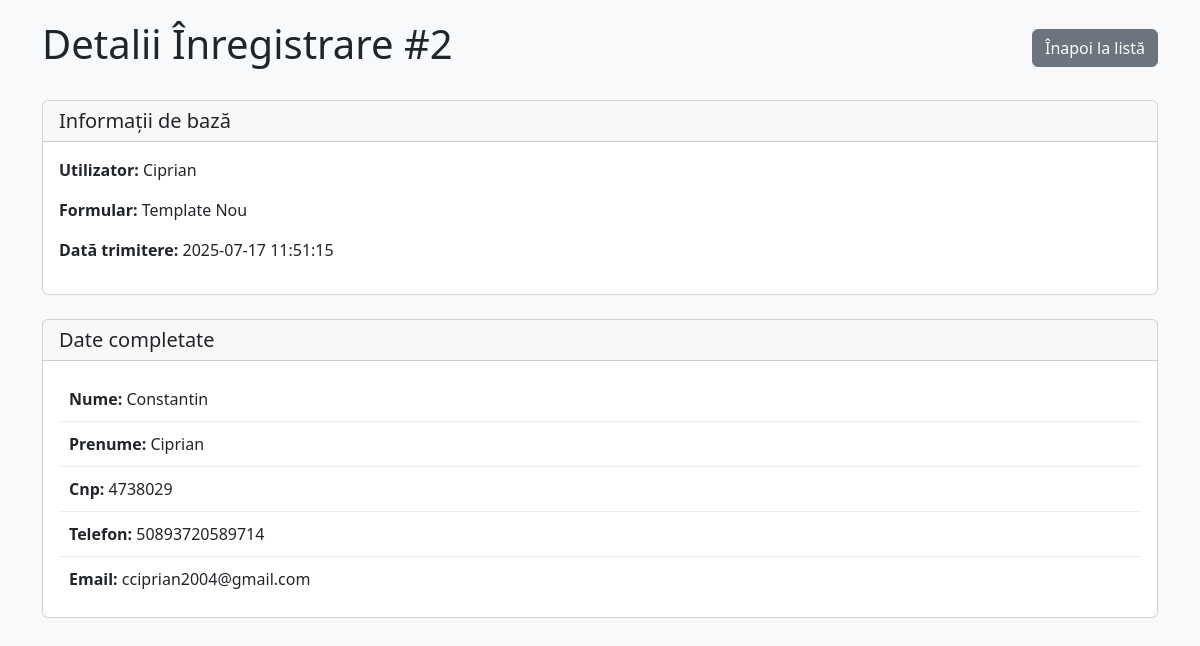
The app's page /view-submission/2 (signed in) with its own data.
### tables this page shows
CREATE TABLE form_submissions (
            id INTEGER PRIMARY KEY AUTOINCREMENT,
            username TEXT NOT NULL,
            form_name TEXT NOT NULL,
            submission_data TEXT NOT NULL,
            submission_date TEXT NOT NULL
        );

### app.py (the view)
@app.route("/view-submission/<int:submission_id>")
def view_submission(submission_id):
    if session.get('user_type') != 'admin':
        flash("Nu aveți permisiuni pentru această acțiune!", "error")
        return redirect("/")
    with get_db_connection() as conn:
        submission = conn.execute(
            "SELECT * FROM form_submissions WHERE id = ?",
            (submission_id,)
        ).fetchone()
    if not submission:
        flash("Înregistrarea nu a fost găsită!", "error")
        return redirect("/view-submissions")
    submission_data = json.loads(submission['submission_data'])
    return render_template(
        "view_submission_details.html",
        submission=submission,
        submission_data=submission_data
    )

### app.py (called while the page is built)
@contextmanager
def get_db_connection():
    conn = sqlite3.connect(DATABASE)
    conn.row_factory = sqlite3.Row
    try:
        yield conn
    finally:
        conn.close()

### templates/view_submission_details.html (shortened to what this page needs)
<!DOCTYPE html>
<html lang="ro">
<head>
    <link href="https://cdn.jsdelivr.net/npm/bootstrap@5.3.0/dist/css/bootstrap.min.css" rel="stylesheet">
</head>
<body>
    <div class="container">
        <div class="d-flex justify-content-between align-items-center mb-4">
            <h1>Detalii Înregistrare #{{ submission['id'] }}</h1>
            <div>
                <a href="/view-submissions" class="btn btn-secondary">Înapoi la listă</a>
            </div>
        </div>
        <div class="card">
            <div class="card-header">
                <h5 class="mb-0">Informații de bază</h5>
            </div>
            <div class="card-body">
                <p><strong>Utilizator:</strong> {{ submission['username'] }}</p>
                <p><strong>Formular:</strong> {{ submission['form_name'] }}</p>
                <p><strong>Dată trimitere:</strong> {{ submission['submission_date'] }}</p>
            </div>
        </div>
        <div class="card mt-4">
            <div class="card-header">
                <h5 class="mb-0">Date completate</h5>
            </div>
            <div class="card-body">
                {% for key, value in submission_data.items() %}
                <div class="data-item">
                    <strong>{{ key|replace('_', ' ')|title }}:</strong>
                    <span>{{ value if value else '-' }}</span>
                </div>
                {% endfor %}
            </div>
        </div>
    </div>
</body>
</html>

### templates/view_submission_details.html (style rules this page uses)
body { background-color: #f8f9fa; padding: 20px; }
.card { margin-top: 20px; }
.data-item { padding: 10px; border-bottom: 1px solid #eee; }
.data-item:last-child { border-bottom: none; }

### records on screen
form_submissions: id "2", username "Ciprian", form_name "Template Nou", submission_date "2025-07-17 11:51:15"

### other values on screen
{{ key|replace('_', ' ')|title }} "Nume" "Prenume" "Cnp" "Telefon" "Email"
{{ value if value else '-' }} "Constantin" "Ciprian" "4738029" "50893720589714" "cciprian2004@gmail.com"
